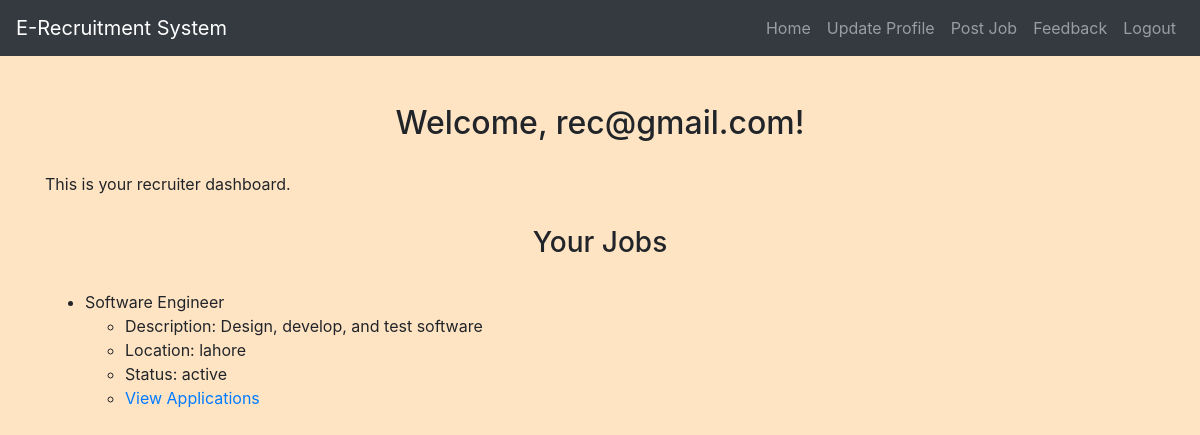
/recruiter/recruiter_dashboard.php (signed in), run on the app's committed database.
### tables this page shows
CREATE TABLE `jobs` (
  `job_id` int(11) NOT NULL,
  `recruiter_id` int(11) DEFAULT NULL,
  `job_title` varchar(255) NOT NULL,
  `job_description` text NOT NULL,
  `job_requirements` text NOT NULL,
  `location` varchar(255) NOT NULL,
  `industry` varchar(255) NOT NULL,
  `keywords` varchar(255) NOT NULL,
  `status` enum('active','inactive') DEFAULT 'active',
  `created_at` timestamp NOT NULL DEFAULT current_timestamp()
);

### recruiter/recruiter_dashboard.php (the view, shortened to what this page needs)
<?php
include('config.php');
$recruiter_id = $_SESSION["id"];
$sql = "SELECT * FROM Jobs WHERE recruiter_id = ?";
$stmt = mysqli_prepare($conn, $sql);
mysqli_stmt_bind_param($stmt, "i", $recruiter_id);
mysqli_stmt_execute($stmt);
$result = mysqli_stmt_get_result($stmt);
$jobs = mysqli_fetch_all($result, MYSQLI_ASSOC);
?>
<!DOCTYPE html>
<html>
<head>
    <link rel="stylesheet" href="https://maxcdn.bootstrapcdn.com/bootstrap/4.5.2/css/bootstrap.min.css">
    <link rel="stylesheet" href="./css/style.css">
</head>
<body>
<?php include('navbar.php'); ?>
    <div class="container mt-5">
        <h2>Welcome, <?php echo htmlspecialchars($_SESSION["email"]); ?>!</h2>
        <p>This is your recruiter dashboard.</p>
        <h3>Your Jobs</h3>
        <ul>
            <?php foreach ($jobs as $job): ?>
                <li>
                    <?php echo $job['job_title']; ?>
                    <ul>
                        <li>Description: <?php echo $job['job_description']; ?></li>
                        <li>Location: <?php echo $job['location']; ?></li>
                        <li>Status: <?php echo $job['status']; ?></li>
                        <li><a href="view_applications.php?job_id=<?php echo $job['job_id']; ?>">View Applications</a></li>
                    </ul>
                </li>
            <?php endforeach; ?>
        </ul>
    </div>
</body>
</html>

### recruiter/css/style.css (style rules this page uses)
body { background-color: bisque; }
h1, h2, h3, h4 { text-align: center; margin-top: 30px; margin-bottom: 30px; }

### data on the page
jobs: job_title "Software Engineer", job_description "Design, develop, and test software", location "lahore", status "active"

### other printed values
$_SESSION["email"] "rec@gmail.com"
